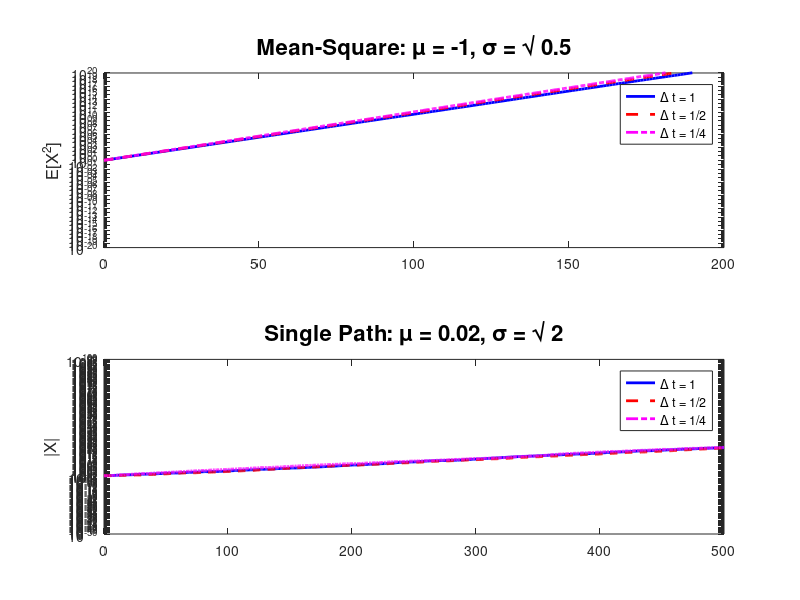

Write the MATLAB code that produced this figure.
clear all;

randn('state',100) 
T = 200; M = 50000; Xzero = 1; % set T, number of paths and initial value
ltype = {'b-','r--','m-.'};

%%%%%%%%%%%% Mean Square %%%%%%%%%%%%%
subplot(211)  
mu = 0.1244; sigma = 0.1038; % problem parameters 
for k = 1:3
    Dt = 2^(1-k); 
    N = T/Dt; 
    Xms = zeros(1,N); 
    Xtemp = Xzero*ones(M,1); 
    for j = 1:N
        Winc = sqrt(Dt)*randn(M,1);
        Xtemp = Xtemp + Dt*mu*Xtemp + sigma*Xtemp.*Winc;
        Xms(j) = mean(Xtemp.^2); % mean-square estimate 
    end
    semilogy([0:Dt:T],[Xzero,Xms],ltype{k},'Linewidth',2), hold on
end
legend('\Delta t = 1','\Delta t = 1/2','\Delta t = 1/4') 
title('Mean-Square: \mu = -1, \sigma = \surd 0.5','FontSize',16) 
ylabel('E[X^2]','FontSize',12), axis([0,T,1e-20,1e+20]), hold off

subplot(212) %%%%% Asymptotic: a single path %%%%%%% 
T = 500; mu = 0.1244; sigma = 0.1038; % problem parameters 
for k = 1:3
    Dt = 2^(1-k); 
    N = T/Dt; 
    Xemabs = zeros(1,N); Xtemp = Xzero; 
    for j = 1:N
        Winc = sqrt(Dt)*randn;
        Xtemp = Xtemp + Dt*mu*Xtemp + sigma*Xtemp*Winc;
        Xemabs(j) = abs(Xtemp); 
    end
    semilogy([0:Dt:T],[Xzero,Xemabs],ltype{k},'Linewidth',2), hold on
end
legend('\Delta t = 1','\Delta t = 1/2','\Delta t = 1/4') 
title('Single Path: \mu = 0.02, \sigma = \surd 2','FontSize',16) 
ylabel('|X|','FontSize',12), axis([0,T,1e-50,1e+100]), hold off